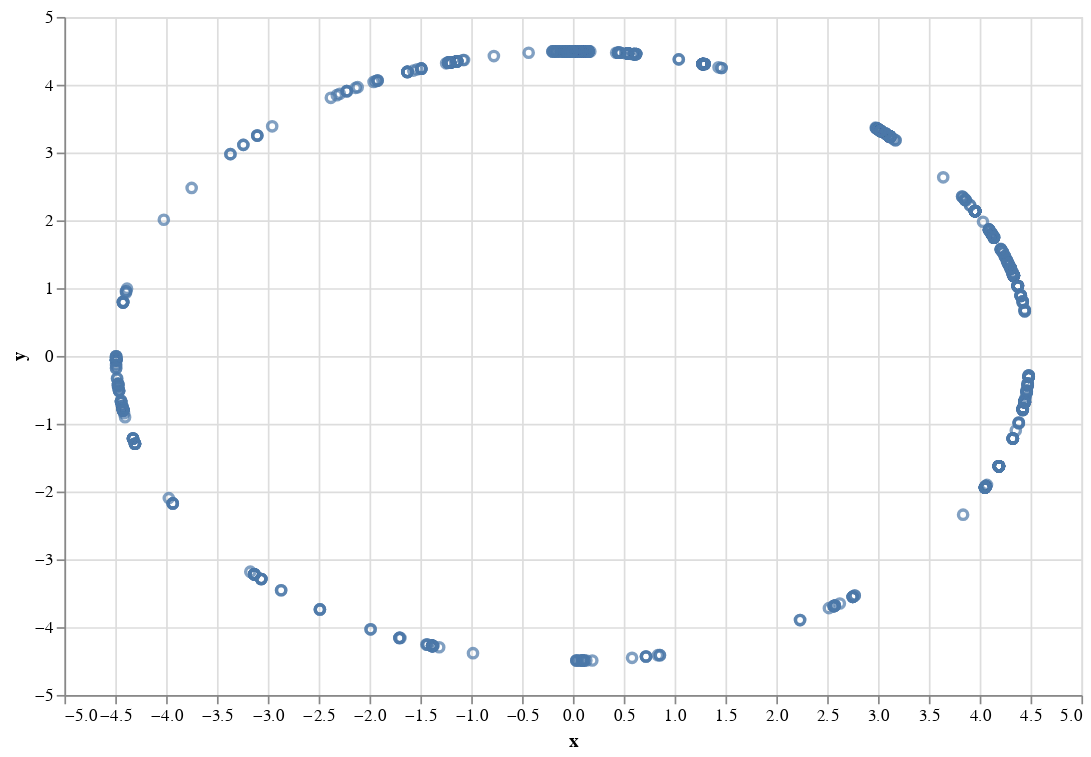

The code cell stored with this chart in its notebook:
### Code cell
alt.Chart(df, height=400, width=600).mark_point().encode(
        x = 'x:Q', 
        y = 'y:Q', 
        tooltip = ['x', 'y']
    )

### Figure 1 — Vega-Lite specification as saved in the notebook (floating-point values rounded to 4 significant figures; data arrays with more than 128 entries replaced by an {"elided": "..."} marker saying what was removed)
{"config": {"view": {"continuousWidth": 400, "continuousHeight": 300}}, "data": {"name": "data-7db09ac0cd87e312036837ab4f4a5678"}, "mark": "point", "encoding": {"tooltip": [{"type": "quantitative", "field": "x"}, {"type": "quantitative", "field": "y"}], "x": {"type": "quantitative", "field": "x"}, "y": {"type": "quantitative", "field": "y"}}, "height": 400, "width": 600, "$schema": "https://vega.github.io/schema/vega-lite/v4.8.1.json", "datasets": {"data-7db09ac0cd87e312036837ab4f4a5678": {"elided": "1000 records"}}}
